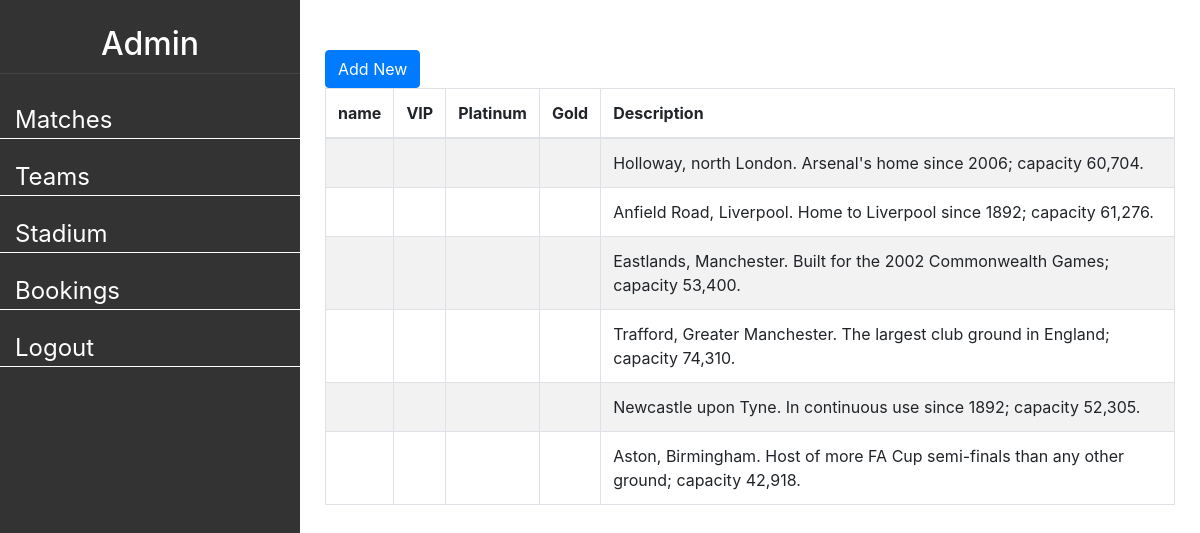
The app's page /legacy/admin/index.php?page=stadium with its own data.
### tables this page shows
CREATE TABLE stadium (
    sid               INT UNSIGNED NOT NULL AUTO_INCREMENT,
    name              VARCHAR(150) NOT NULL,           
    capacity_vip      INT UNSIGNED NOT NULL DEFAULT 0, 
    capacity_platinum INT UNSIGNED NOT NULL DEFAULT 0, 
    capacity_gold     INT UNSIGNED NOT NULL DEFAULT 0, 
    photo             VARCHAR(255) NULL,
    description       TEXT         NULL,
    PRIMARY KEY (sid),
    UNIQUE KEY uq_stadium_name (name)                  
);

### legacy/admin/inc/functions/stadium.php (the view, shortened to what this page needs)
<?php
function listStadium(){
    global $conn;
    $sql = 'select * from stadium';
    $result = mysqli_query($conn, $sql);
    if (mysqli_num_rows($result) > 0) {
        ?>
            <div class="btn_wrapper">
                <a href="?page=stadium&action=add">
                    <button class="btn btn-primary">
                        Add New
                    </button>
                </a>
            </div>
            <table class="table table-striped table-bordered">
                <thead>
                    <tr>
                        <th>name</th>
                        <th>VIP</th>
                        <th>Platinum</th>
                        <th>Gold</th>
                        <th>Description</th>
                    </tr>
                </thead>
                <tbody>
                    <?php
                        while($row = mysqli_fetch_assoc($result)) {
                            ?>
                                <tr>
                                    <td><?php echo $row['sName'] ?></td>
                                    <td><?php echo $row['a'] ?></td>
                                    <td><?php echo $row['b'] ?></td>
                                    <td><?php echo $row['c'] ?></td>
                                    <td><?php echo $row['description'] ?></td>
                                </tr>
                            <?php
                        }
                    ?>
                </tbody>
            </table>
        <?php
    }
    else {
        echo "0 results";
    }
}
    ?>

### records on screen
stadium: description "Holloway, north London. Arsenal's home since 2006; capacity 60,704."
stadium: description "Anfield Road, Liverpool. Home to Liverpool since 1892; capacity 61,276."
stadium: description "Eastlands, Manchester. Built for the 2002 Commonwealth Games; capacity 53,400."
stadium: description "Trafford, Greater Manchester. The largest club ground in England; capacity 74,310."
stadium: description "Newcastle upon Tyne. In continuous use since 1892; capacity 52,305."
stadium: description "Aston, Birmingham. Host of more FA Cup semi-finals than any other ground; capacity 42,918."
